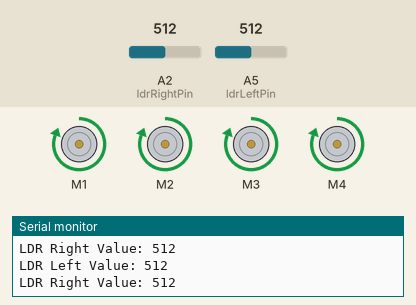
A sketch run on a simulated Arduino Uno, built with avr-gcc and run on an emulated ATmega328P. Parts: 4 × DC motor (green arrow = forward, orange = backward, longer = faster), the last lines printed to the serial monitor. Inputs (shaded band) come from the test bench; at power-on: A2 (ldrRightPin) = 512, A5 (ldrLeftPin) = 512.

Above: at 1.2 s.
1.3 s: A2 (ldrRightPin) set to 552
2.8 s: A2 (ldrRightPin) set to 579
At 3.1 s:
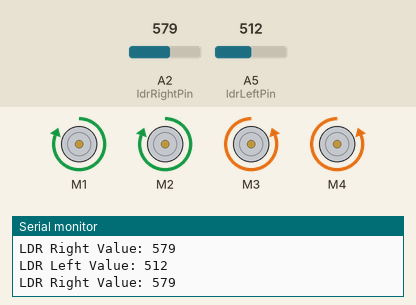
4.3 s: A5 (ldrLeftPin) set to 540
At 4.9 s:
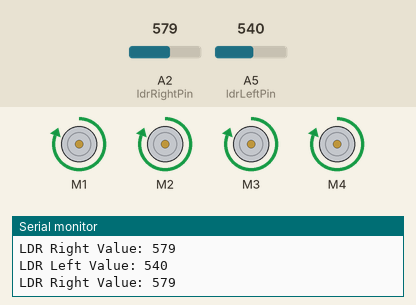
7.3 s: A5 (ldrLeftPin) set to 611
8.8 s: A5 (ldrLeftPin) set to 646
At 10.0 s:
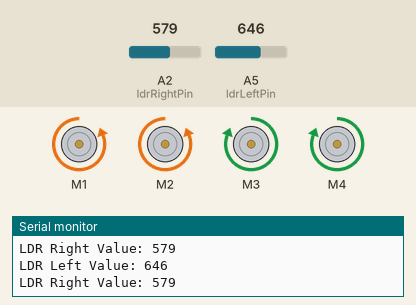
10.3 s: A5 (ldrLeftPin) set to 511
At 11.6 s:
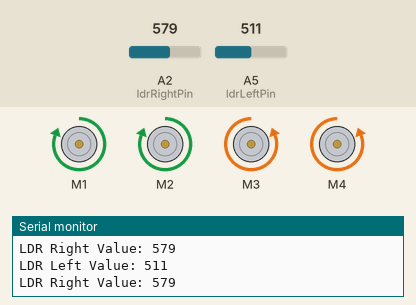
Timing chart, 0 to 12.8 s (numbered marks = the images above; inputs shaded):
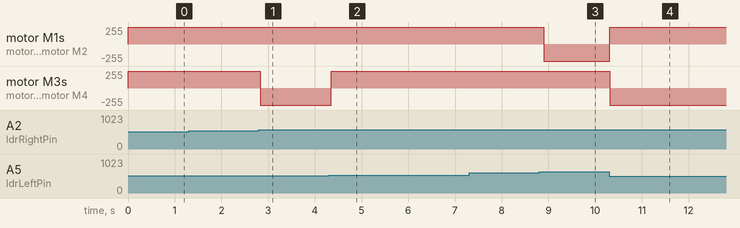

The sketch:

sketch_feb1b.ino
```cpp
#include <AFMotor.h>

// Motor shield initialization
AF_DCMotor motor1(1);
AF_DCMotor motor2(2);
AF_DCMotor motor3(3);
AF_DCMotor motor4(4);

// LDR sensor pins
const int ldrLeftPin = A5;
const int ldrRightPin = A2;

void setup() {
  Serial.begin(9600); // Initialize serial communication for debugging

  // Set motor pins as outputs
  motor1.setSpeed(255); // Set the maximum speed for the motors
  motor2.setSpeed(255);
  motor3.setSpeed(255);
  motor4.setSpeed(255);
}

void loop() {
  int ldrLeftValue = analogRead(ldrLeftPin); // Read the left LDR value
  int ldrRightValue = analogRead(ldrRightPin); // Read the right LDR value

  Serial.print("LDR Left Value: ");
  Serial.println(ldrLeftValue);
  Serial.print("LDR Right Value: ");
  Serial.println(ldrRightValue);

  int brightnessDifference = ldrLeftValue - ldrRightValue;

  // Adjust the threshold as needed based on your environment
  if (brightnessDifference > 50) {
    // If left is brighter than right by at least 50, turn left
    turnLeft();
  } else if (brightnessDifference < -50) {
    // If right is brighter than left by at least 50, turn right
    turnRight();
  } else {
    // Otherwise, move forward
    moveForward();
  }

  delay(100); // Delay for stability
}

void moveForward() {
  motor1.run(FORWARD);
  motor2.run(FORWARD);
  motor3.run(FORWARD);
  motor4.run(FORWARD);
}

void turnLeft() {
  motor1.run(BACKWARD);
  motor2.run(BACKWARD);
  motor3.run(FORWARD);
  motor4.run(FORWARD);
}

void turnRight() {
  motor1.run(FORWARD);
  motor2.run(FORWARD);
  motor3.run(BACKWARD);
  motor4.run(BACKWARD);
}
```

Measured:
- the behaviour switches between 562 and 563 on A2 (ldrRightPin) (found by bisection; images 0 and 1)
- the behaviour switches between 528 and 529 on A5 (ldrLeftPin) (found by bisection; images 1 and 2)
- the behaviour switches between 629 and 630 on A5 (ldrLeftPin) (found by bisection; images 2 and 3)
- after the input at 2.8 s, motor M3, motor M4: forward 255/255 → backward 255/255 at once
- after the input at 4.3 s, motor M3, motor M4: backward 255/255 → forward 255/255 after 0.05 s
- after the input at 8.8 s, motor M1, motor M2: forward 255/255 → backward 255/255 after 0.09 s
- after the input at 10.3 s, motor M1, motor M2: backward 255/255 → forward 255/255 at once; motor M3, motor M4: forward 255/255 → backward 255/255 at once
